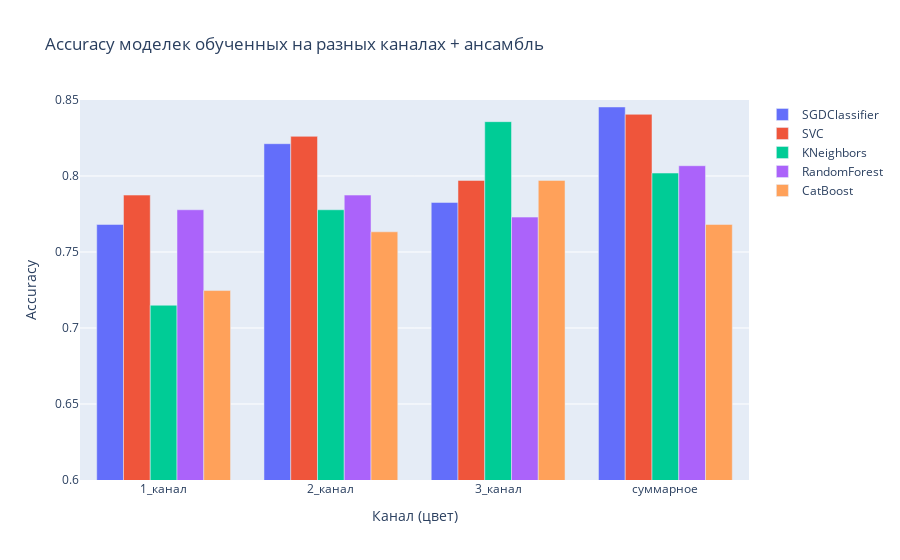
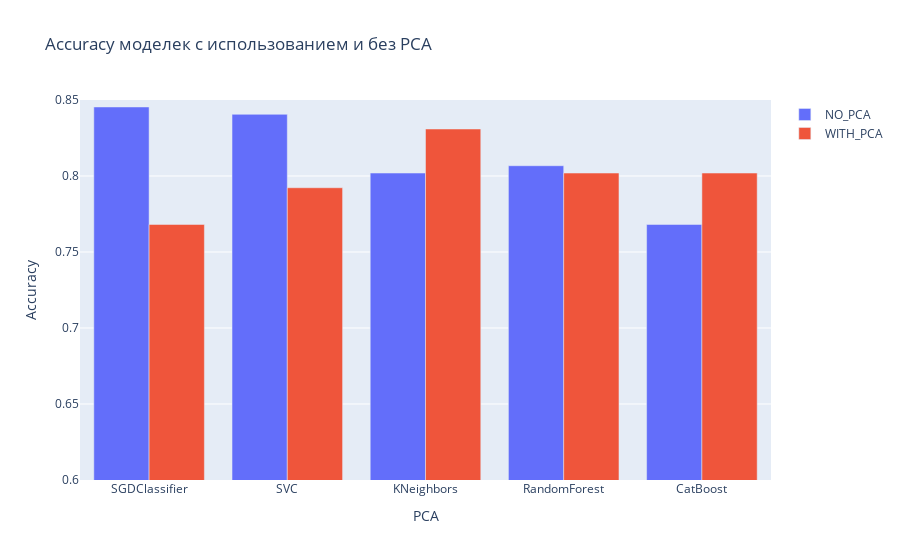

Source (notebook cell) for these figures, in order:
### Code cell
fig = go.Figure(data=[
    go.Bar(name='SGDClassifier', x=list(m_sgd.keys()), y=list(m_sgd.values())),
    go.Bar(name='SVC', x=list(m_svc.keys()), y=list(m_svc.values())),
    go.Bar(name='KNeighbors', x=list(m_kn.keys()), y=list(m_kn.values())),
    go.Bar(name='RandomForest', x=list(m_rf.keys()), y=list(m_rf.values())),
    go.Bar(name='CatBoost', x=list(m_cb.keys()), y=list(m_cb.values())),
])


fig.update_yaxes(title_text="Accuracy", range = (0.6,0.85))
fig.update_xaxes(title_text="Канал (цвет)")
fig.update_layout(title = 'Accuracy моделек обученных на разных каналах + ансамбль')
fig.show()


fig2 = go.Figure(data=[
    go.Bar(name='NO_PCA', x=list(no_pca.keys()), y=list(no_pca.values())),
    go.Bar(name='WITH_PCA', x=list(with_pca.keys()), y=list(with_pca.values())),
])


fig2.update_yaxes(title_text="Accuracy", range = (0.6,0.85))
fig2.update_xaxes(title_text="PCA")
fig2.update_layout(title = 'Accuracy моделек c использованием и без PCA')
fig2.show()

### Figure 1 — Plotly figure (JSON) as saved in the notebook; plotly's stock layout.template omitted (floating-point values rounded to 4 significant figures)
{"data": [{"name": "SGDClassifier", "type": "bar", "x": ["1_канал", "2_канал", "3_канал", "суммарное"], "y": [0.7681, 0.8213, 0.7826, 0.8454]}, {"name": "SVC", "type": "bar", "x": ["1_канал", "2_канал", "3_канал", "суммарное"], "y": [0.7874, 0.8261, 0.7971, 0.8406]}, {"name": "KNeighbors", "type": "bar", "x": ["1_канал", "2_канал", "3_канал", "суммарное"], "y": [0.715, 0.7778, 0.8357, 0.8019]}, {"name": "RandomForest", "type": "bar", "x": ["1_канал", "2_канал", "3_канал", "суммарное"], "y": [0.7778, 0.7874, 0.7729, 0.8068]}, {"name": "CatBoost", "type": "bar", "x": ["1_канал", "2_канал", "3_канал", "суммарное"], "y": [0.7246, 0.7633, 0.7971, 0.7681]}], "layout": {"title": {"text": "Accuracy моделек обученных на разных каналах + ансамбль"}, "xaxis": {"title": {"text": "Канал (цвет)"}}, "yaxis": {"range": [0.6, 0.85], "title": {"text": "Accuracy"}}}}

### Figure 2 — Plotly figure (JSON) as saved in the notebook; plotly's stock layout.template omitted (floating-point values rounded to 4 significant figures)
{"data": [{"name": "NO_PCA", "type": "bar", "x": ["SGDClassifier", "SVC", "KNeighbors", "RandomForest", "CatBoost"], "y": [0.8454, 0.8406, 0.8019, 0.8068, 0.7681]}, {"name": "WITH_PCA", "type": "bar", "x": ["SGDClassifier", "SVC", "KNeighbors", "RandomForest", "CatBoost"], "y": [0.7681, 0.7923, 0.8309, 0.8019, 0.8019]}], "layout": {"title": {"text": "Accuracy моделек c использованием и без PCA"}, "xaxis": {"title": {"text": "PCA"}}, "yaxis": {"range": [0.6, 0.85], "title": {"text": "Accuracy"}}}}
